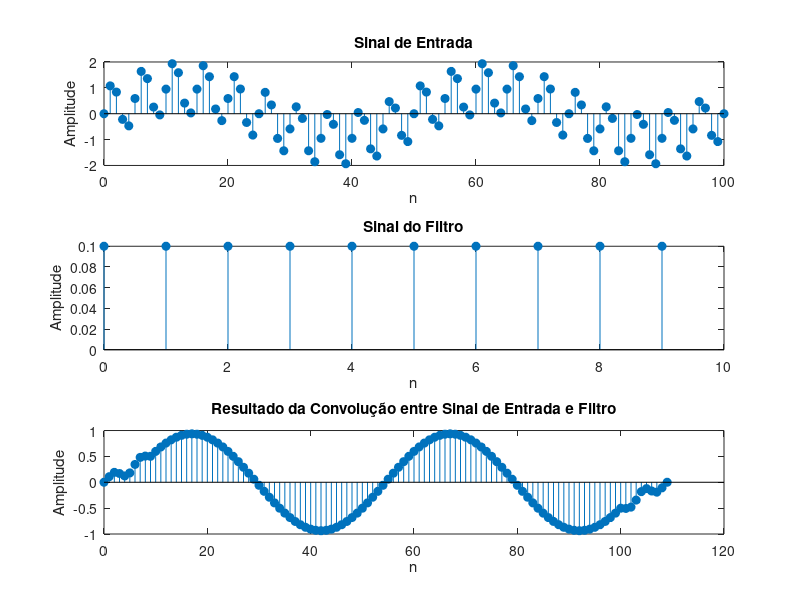

Source code (MATLAB): (Note: this script raises an error after producing the figure.)
clc; clear; close all;

% Definir o vetor de tempo
timeIndex = 0:100;

% Criar o sinal de entrada
inputSignal = sin(2 * pi * timeIndex / 50) + sin(20 * pi * timeIndex / 50);

% Criar figura com subplots
figure;

% Plotar o sinal de entrada
subplot(3, 1, 1);
stem(timeIndex, inputSignal, 'filled');
title('Sinal de Entrada');
xlabel('n');
ylabel('Amplitude');

% Definir o vetor de tempo para o filtro e o sinal do filtro
filterTimeIndex = 0:9;
filterSignal = 0.1 * ones(1, 10);

% Plotar o sinal do filtro
subplot(3, 1, 2);
stem(filterTimeIndex, filterSignal, 'filled');
title('Sinal do Filtro');
xlabel('n');
ylabel('Amplitude');

% Realizar a convolução entre o sinal de entrada e o filtro
outputSignal = conv(inputSignal, filterSignal);

% Plotar o resultado da convolução
subplot(3, 1, 3);
stem(0:(length(outputSignal) - 1), outputSignal, 'filled');
title('Resultado da Convolução entre Sinal de Entrada e Filtro');
xlabel('n');
ylabel('Amplitude');

% Ajustar layout para melhor visualização
sgtitle('Análise do Sinal e Filtro'); % Título geral

